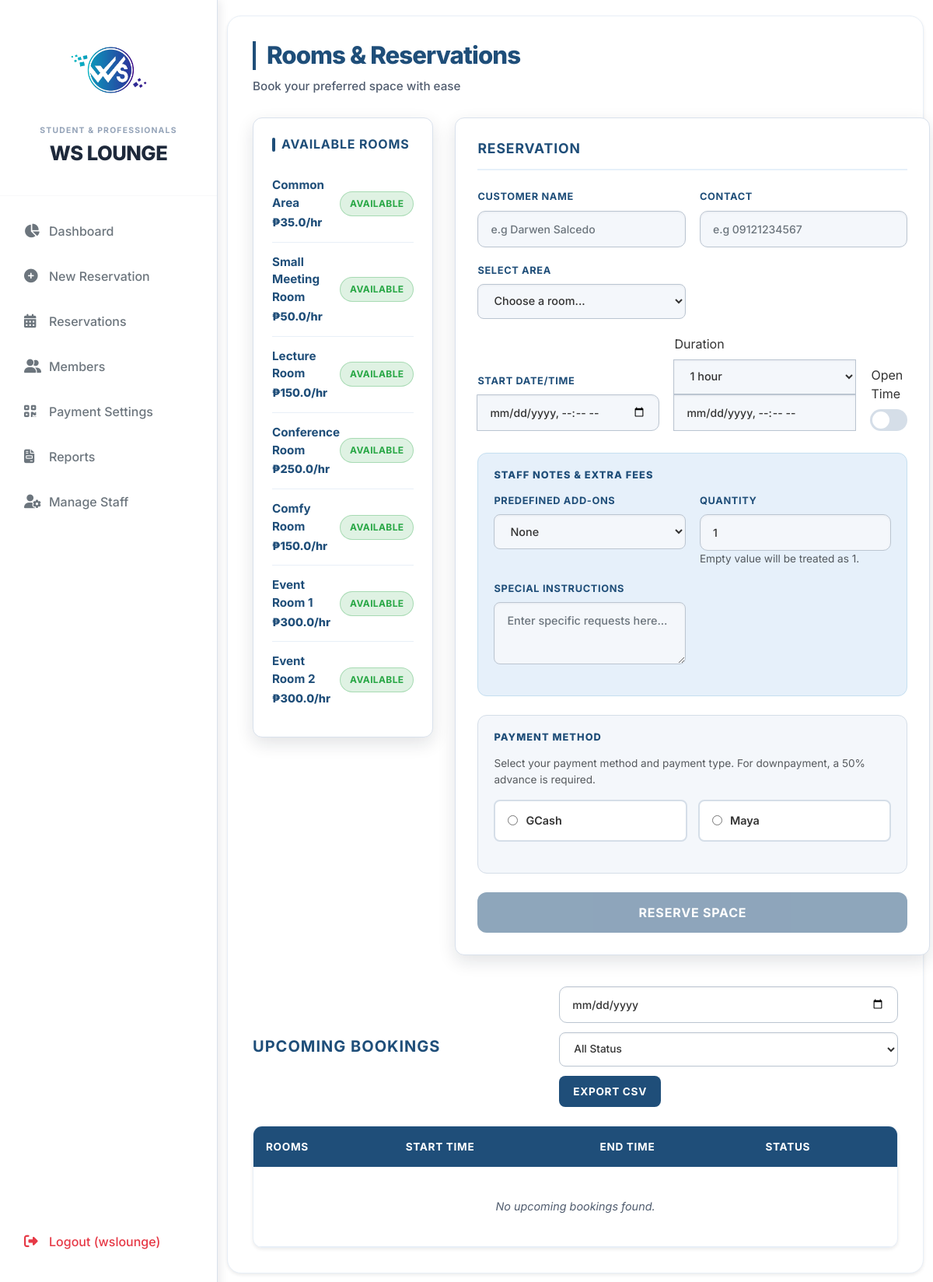
Page /rooms (signed in) on the committed database.
### high_end_ws_lounge/database_fixed.py (models this page shows, shortened)
class User(UserMixin, db.Model):
    __tablename__ = "users"
    id = db.Column(db.Integer, primary_key=True)
    customer_id = db.Column(db.Integer, unique=True, nullable=True)
    membership_id = db.Column(db.String(20), unique=True, nullable=True)
    name = db.Column(db.String(64), nullable=False)
    email = db.Column(db.String(120), unique=True, nullable=False)
    phone = db.Column(db.String(20))
    password = db.Column(db.String(255))
    role = db.Column(db.String(20), default="member")
    is_active = db.Column(db.Boolean, default=True)
    expiry_date = db.Column(db.DateTime, nullable=True)
    created_at = db.Column(db.DateTime, default=datetime.utcnow)
    reservations = db.relationship("Reservation", backref="user", lazy="dynamic", foreign_keys='Reservation.user_id')
    approved_reservations = db.relationship("Reservation", foreign_keys='Reservation.approved_by_id', backref='approved_by')
    solo_plans = db.relationship(
        "SoloPlan",
        backref="user",
        lazy="dynamic",
        foreign_keys='SoloPlan.user_id',
    )
    time_logs = db.relationship("TimeLog", backref="user", lazy="dynamic")
    membership = db.relationship("Membership", back_populates="user", uselist=False, cascade="all, delete-orphan")

class Room(db.Model):
    __tablename__ = "rooms"
    id = db.Column(db.Integer, primary_key=True)
    name = db.Column(db.String(64), nullable=False)
    base_rate = db.Column(db.Float, nullable=False)
    category = db.Column(db.String(50), default="standard")
    status = db.Column(db.String(20), default="available")
    reservations = db.relationship(
        "Reservation",
        backref="room",
        lazy="dynamic",
        cascade="all, delete-orphan"
    )

### high_end_ws_lounge/client_fixed.py (the view, shortened to what this page needs)
@main_bp.route("/rooms", methods=["GET", "POST"])
@login_required
def rooms():
    ph_tz = pytz.timezone("Asia/Manila")
    form = ReservationForm()
    rooms = Room.query.filter(~Room.name.ilike('Test Room%')).order_by(Room.id).all()
    available_rooms = (
        Room.query.filter(
            Room.status == "available",
            ~Room.name.ilike('Test Room%'),
        )
        .order_by(Room.id)
        .all()
    )
    selected_room_id = None
    try:
        selected_room_id = int(form.room_id.data) if form.room_id.data is not None else None
    except (TypeError, ValueError):
        selected_room_id = None
    if selected_room_id is not None:
        selected_room = Room.query.get(selected_room_id)
        if selected_room and selected_room.id not in {room.id for room in available_rooms}:
            available_rooms.append(selected_room)
    available_rooms = sorted(available_rooms, key=lambda room: room.id)
    form.room_id.choices = [
        (room.id, f"{room.name} - ₱{room.base_rate}/hr") for room in available_rooms
    ]
    payment_info = {
        info.method: {
            "account_number": info.account_number,
            "account_name": info.account_name,
            "qr_image": url_for("static", filename=f"uploads/payment/{info.qr_image}") if info.qr_image else None,
            "instructions": info.instructions,
        }
        for info in PaymentInfo.query.all()
    }
    now_ph = datetime.now(ph_tz).replace(tzinfo=None)
    bookings = (
        db.session.query(
            Reservation.start_time, Reservation.end_time, Reservation.status, Room.name
        )
        .join(Room)
        .filter(
            Reservation.status == "Confirmed",
            ~Room.name.ilike('Test Room%'),
            Reservation.end_time >= now_ph
        )
        .order_by(Reservation.start_time)
        .all()
    )
    return render_template(
        "rooms.html",
        rooms=rooms,
        bookings=bookings,
        form=form,
        payment_info=payment_info,
    )

### high_end_ws_lounge/app/templates/rooms.html (shortened to what this page needs)
{% extends "base.html" %}
{% block extra_css %}
<link rel="stylesheet" href="{{ url_for('static', filename='css/rooms_modern.css') }}">
{% endblock %}
{% block content %}
<div class="rooms-container">
    <h2 class="page-title">Rooms & Reservations</h2>
    <p class="page-subtitle">Book your preferred space with ease</p>
    <div class="rooms-flex">
        <div class="rooms-sidebar">
            <div class="room-list-card">
                <h5 class="sidebar-section-title">Available Rooms</h5>
                <ul class="room-list">
                    {% set unique_rooms = [] %}
                    {% for room in rooms %}
                        {% if room.name not in unique_rooms and room.status.lower() == 'available' %}
                            <li class="room-item">
                                <div>
                                    <div class="room-name">{{ room.name }}</div>
                                    <div class="room-rate">₱{{ room.base_rate }}/hr</div>
                                </div>
                                <span class="room-status status-{{ room.status.lower() }}">
                                    {{ room.status.title() }}
                                </span>
                            </li>
                            {% set _ = unique_rooms.append(room.name) %}
                        {% endif %}
                    {% endfor %}
                </ul>
            </div>
        </div>
        <div class="reservation-form-card">
            <h5 class="form-section-title">Reservation</h5>
            <form method="POST" id="booking-form" enctype="multipart/form-data">
                <div class="form-grid">
                    <div class="input-group-modern">
                        {{ form.customer_name.label(class="form-label-modern") }}
                        {{ form.customer_name(class="modern-input", placeholder="e.g Darwen Salcedo", required=True) }}
                    </div>
                    <div class="input-group-modern">
                        {{ form.contact_number.label(class="form-label-modern") }}
                        {{ form.contact_number(class="modern-input", placeholder="e.g 09121234567", required=True) }}
                    </div>
                </div>
                <div class="form-grid">
                    <div class="input-group-modern">
                        {{ form.room_id.label(class="form-label-modern", text="Select Area") }}
                        <select name="{{ form.room_id.name }}" class="modern-select" required id="room-selector">
                            <option value="" disabled selected>Choose a room...</option>
                            {% set unique_select = [] %}
                        </select>
                    </div>
                </div>
                <div class="input-grid-3 date-time-grid">
                    <div class="input-group">
                        {{ form.start_time.label(class="form-label-modern", text="Start Date/Time") }}
                        {{ form.start_time(class="modern-input", type="datetime-local", id="start-time") }}
                    </div>
                    <div class="input-group">
                        <label class="form-label">Duration</label>
                        <select id="duration-select" class="modern-select">
                            {% for hours in range(1, 25) %}
                                <option value="{{ hours }}">{{ hours }} hour{{ 's' if hours > 1 else '' }}</option>
                            {% endfor %}
                        </select>
                        <input type="datetime-local" id="end-display" class="modern-input mt-10" readonly placeholder="Auto-calculated end time">
                    </div>
                    <div class="input-group align-items-center">
                        <label class="form-label">Open Time</label>
                        <label class="switch">
                            <span class="slider round"></span>
                        </label>
                    </div>
                </div>
                <div class="notes-section">
                    <h6 class="notes-title">STAFF NOTES & EXTRA FEES</h6>
                    <div class="form-grid">
                        <div class="input-group-modern">
                            <label class="form-label-modern">Predefined Add-ons</label>
                            <select id="extra-fees-select" name="predefined_addon_name" class="modern-select">
                                <option value="None">None</option>
                            </select>
                        </div>
                        <div class="input-group-modern">
                            <label class="form-label-modern" for="addon-quantity">Quantity</label>
                            <input type="number" id="addon-quantity" name="predefined_addon_qty" class="modern-input" min="1" value="1" step="1">
                            <small class="text-muted">Empty value will be treated as 1.</small>
                        </div>
                        <div class="input-group-modern">
                            {{ form.extra_notes.label(class="form-label-modern", text="Special Instructions") }}
                            {{ form.extra_notes(class="modern-textarea modern-input", placeholder="Enter specific requests here...") }}
                        </div>
                    </div>
                </div>
                <div class="payment-section">
                    <h6 class="notes-title">Payment Method</h6>
                    <p class="small text-muted">
                        Select your payment method and payment type. For downpayment, a 50% advance is required.
                    </p>
                    <div class="payment-method-grid">
                        <label class="payment-method-option" for="pm-gcash">
                            <input type="radio" name="payment_method" id="pm-gcash" value="GCash">
                            <span>GCash</span>
                        </label>
                        <label class="payment-method-option" for="pm-maya">
                            <input type="radio" name="payment_method" id="pm-maya" value="Maya">
                            <span>Maya</span>
                        </label>
                    </div>
                </div>
                {% if current_user.is_authenticated and current_user.role != 'member' %}
                   <button type="button" class="form-submit-btn" id="submit-booking" disabled="disabled">Reserve Space</button>
                {% else %}
                    <button type="button" class="form-submit-btn" id="submit-booking">Reserve Space</button>
                {% endif %}
            </form>
        </div>
    </div>
    <div class="bookings-section">
        <div class="section-header-flex">
            <h3 class="upcoming-title">Upcoming Bookings</h3>
            <div class="table-filters">
                <input type="date" id="filter-date" class="modern-input filter-input">
                <select id="filter-status" class="modern-select filter-input">
                    <option value="">All Status</option>
                </select>
                <button type="button" class="export-btn" id="export-csv">Export CSV</button>
            </div>
        </div>
        <div class="table-container">
            <table class="booking-table" id="bookings-table">
                <thead>
                    <tr>
                        <th>Rooms</th>
                        <th>Start Time</th>
                        <th>End Time</th>
                        <th>Status</th>
                    </tr>
                </thead>
                <tbody>
                    {% if bookings %}
                        {% for booking in bookings %}
                        <tr class="booking-row" data-status="{{ booking[2] }}" data-date="{{ booking[0] }}">
                            <td>{{ booking[3] }}</td>
                            <td>
                                {% if booking[0] is string %}
                                    {{ booking[0] }}
                                {% else %}
                                    {{ booking[0].strftime('%b %d, %Y %I:%M %p') }}
                                {% endif %}
                            </td>
                            <td>
                                {% if booking[1] is string %}
                                    {{ booking[1] }}
                                {% else %}
                                    {{ booking[1].strftime('%b %d, %Y %I:%M %p') }}
                                {% endif %}
                            </td>
                            <td>
                                <span class="booking-status status-{{ booking[2].lower() }}">
                                    {{ booking[2] }}
                                </span>
                            </td>
                        </tr>
                        {% endfor %}
                    {% else %}
                        <tr class="empty-row">
                            <td colspan="4">No upcoming bookings found.</td>
                        </tr>
                    {% endif %}
                </tbody>
            </table>
        </div>
    </div>
</div>
{% endblock %}

### high_end_ws_lounge/app/templates/base.html (shortened to what this page needs)
<!DOCTYPE html>
<html lang="en">
<head>
    <link rel="stylesheet" href="https://cdnjs.cloudflare.com/ajax/libs/font-awesome/6.5.1/css/all.min.css">
    <link rel="stylesheet" href="https://cdn.jsdelivr.net/npm/bootstrap@5.3.2/dist/css/bootstrap.min.css">
    <link rel="stylesheet" href="{{ url_for('static', filename='css/base.css') }}">
    {% block extra_css %}{% endblock %}
</head>
<body class="sidebar-layout">
    <nav class="sidebar" id="mainSidebar">
        <div class="sidebar-header">
            <div class="logo-wrapper">
                <div class="logo-container-circle">
                    <img src="{{ url_for('static', filename='img/main_logo.png') }}" alt="WS Logo" class="sidebar-logo" id="sidebarLogo">
                </div>
                <div class="logo-text-group">
                    <span class="logo-sub-header">STUDENT & PROFESSIONALS</span>
                    <span class="logo-main-title">WS LOUNGE</span>
                </div>
            </div>
        </div>
        <div class="sidebar-links">
            {% if current_user.is_authenticated %}
                <a class="side-link {% if request.endpoint in ['main.dashboard', 'admin.dashboard'] %}active{% endif %}" href="{{ url_for('main.dashboard') }}">
                    <i class="fas fa-chart-pie"></i> Dashboard
                </a>
                {% if current_user.role in ['admin', 'staff'] %}
                    <a class="side-link {% if request.endpoint == 'admin.admin_reservations' %}active{% endif %}" href="{{ url_for('admin.admin_reservations') }}">
                        <i class="fas fa-plus-circle"></i> New Reservation
                    </a>
                    <a class="side-link {% if request.endpoint == 'admin.admin_reservations_list' %}active{% endif %}" href="{{ url_for('admin.admin_reservations_list') }}">
                        <i class="fas fa-calendar-alt"></i> Reservations
                    </a>
                    <a class="side-link {% if request.endpoint == 'admin.members' %}active{% endif %}" href="{{ url_for('admin.members') }}">
                        <i class="fas fa-user-friends"></i> Members
                    </a>
                {% endif %}
                {% if current_user.role == 'admin' %}
                    <a class="side-link {% if request.endpoint == 'admin.payment_settings' %}active{% endif %}" href="{{ url_for('admin.payment_settings') }}">
                        <i class="fas fa-qrcode"></i> Payment Settings
                    </a>
                    <a class="side-link {% if request.endpoint == 'admin.reports' %}active{% endif %}" href="{{ url_for('admin.reports') }}">
                        <i class="fas fa-file-invoice"></i> Reports
                    </a>
                    <a class="side-link {% if request.endpoint == 'admin.manage_staff' %}active{% endif %}" href="{{ url_for('admin.manage_staff') }}">
                        <i class="fas fa-user-cog"></i> Manage Staff
                    </a>
                {% endif %}
                <div class="sidebar-footer">
                    <a class="side-link logout-link" href="{{ url_for('auth.logout') }}">
                        <i class="fas fa-sign-out-alt"></i> Logout ({{ current_user.name }})
                    </a>
                </div>
            {% endif %}
        </div>
    </nav>
    <div class="main-wrapper">
        <main class="content-container">
            {% block content %}{% endblock %}
        </main>
    </div>
</body>
</html>

### rows in the picture
User: name "wslounge"
Room: name "Common Area", base_rate "35.0", status "AVAILABLE"
Room: name "Small Meeting Room", base_rate "50.0", status "AVAILABLE"
Room: name "Lecture Room", base_rate "150.0", status "AVAILABLE"
Room: name "Conference Room", base_rate "250.0", status "AVAILABLE"
Room: name "Comfy Room", base_rate "150.0", status "AVAILABLE"
Room: name "Event Room 1", base_rate "300.0", status "AVAILABLE"
Room: name "Event Room 2", base_rate "300.0", status "AVAILABLE"

### other values in the picture
form field value "1 hour"
